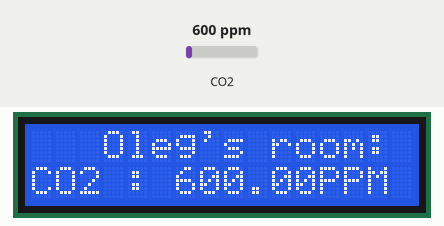
Simulated run of this sketch. Board: Arduino Uno, built with avr-gcc and run on an emulated ATmega328P. Shown: 16×2 character LCD. The test bench sets the inputs (shaded band); at power-on: CO2 600 ppm. What the sketch prints to the serial monitor is not drawn.

Above: at 4.7 s.
4.8 s: CO2 set to 452 ppm
At 7.0 s:
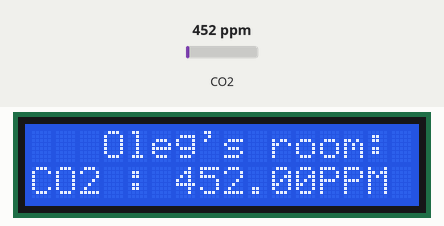
7.7 s: CO2 set to 1050 ppm
At 10.5 s:
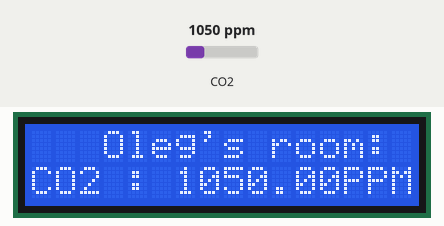
10.8 s: CO2 set to 452 ppm
At 13.0 s:
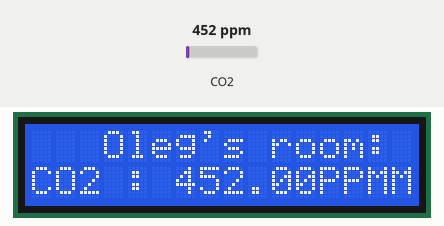
Timing chart, 0 to 14.5 s (numbered marks = the images above; inputs shaded):
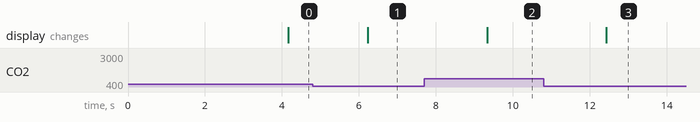

Measured:
- after the input at 4.8 s, the display: changes after 1.4 s (image 1)
- after the input at 7.7 s, the display: changes after 1.6 s (image 2)
- after the input at 10.8 s, the display: changes after 1.6 s (image 3)

The sketch:

lcd_i2c_test.ino
```cpp
#include <Wire.h>
#include <LiquidCrystal_I2C.h>
#include <MQ135.h>
#define ANALOGPIN A0    //  Define Analog PIN on Arduino Board
#define RZERO 206.85    //  Define RZERO Calibration Value

MQ135 gasSensor = MQ135(ANALOGPIN);
LiquidCrystal_I2C lcd(0x27,16,2);  // set the LCD address to 0x27 for a 16 chars and 2 line display

void setup()
{
  lcd.init();
  lcd.begin(16,2);//Defining 16 columns and 2 rows of lcd display
  lcd.backlight();
  Serial.begin(9600);
  float rzero = gasSensor.getRZero();
  delay(3000);
  Serial.print("MQ135 RZERO Calibration Value : ");
  Serial.println(rzero);
}

void loop()
{
  float ppm = gasSensor.getPPM();
  delay(1000);
  Serial.print("CO2 ppm value : ");
  Serial.println(ppm);
  lcd.setCursor(0,0);
  lcd.print("   Oleg's room:   ");
  lcd.setCursor(0,1);
  lcd.print("CO2 : ");
  lcd.print(ppm);
  lcd.print("PPM");
}
```
